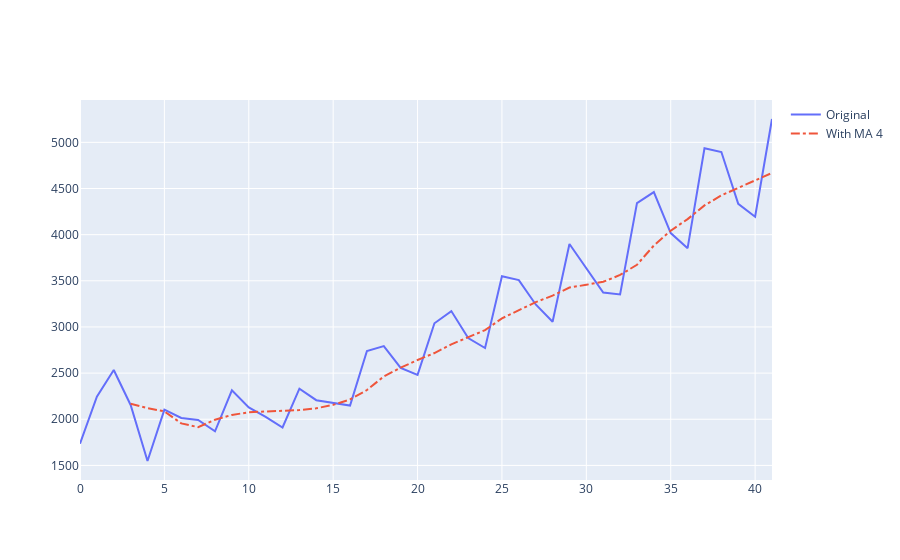

Source (notebook cell):
### Markdown cell above
Choosing moving average = 4<br>
So our period is 4

### Code cell
# Checking hows it compare to original series
fig=go.Figure()
fig.add_scatter(y=df.Sales,name='Original')
fig.add_scatter(y=df["Sales"].rolling(4).mean(),name='With MA 4',line=dict(dash='dashdot'))
fig.show()

### Figure 1 — Plotly figure (JSON) as saved in the notebook; plotly's stock layout.template omitted (floating-point values rounded to 4 significant figures)
{"data": [{"name": "Original", "type": "scatter", "y": [1735.0, 2245.0, 2534.0, 2155.0, 1548.0, 2104.0, 2014.0, 1992.0, 1869.0, 2314.0, 2128.0, 2027.0, 1911.0, 2331.0, 2207.0, 2174.0, 2148.0, 2739.0, 2793.0, 2556.0, 2481.0, 3040.0, 3172.0, 2879.0, 2772, 3550, 3508, 3244.0, 3056, 3899, 3629, 3373, 3352, 4342, 4461, 4017, 3854, 4936, 4895, 4333, 4194, 5253]}, {"line": {"dash": "dashdot"}, "name": "With MA 4", "type": "scatter", "y": [null, null, null, 2167.0, 2120.0, 2085.0, 1955.0, 1915.0, 1995.0, 2047.0, 2076.0, 2084.0, 2095.0, 2099.0, 2119.0, 2156.0, 2215.0, 2317.0, 2464.0, 2559.0, 2642.0, 2717.0, 2812.0, 2893.0, 2966.0, 3093.0, 3177.0, 3268.0, 3339.0, 3427.0, 3457.0, 3489.0, 3563.0, 3674, 3882, 4043, 4168.0, 4317, 4426.0, 4504.0, 4590.0, 4669.0]}], "layout": {}}
